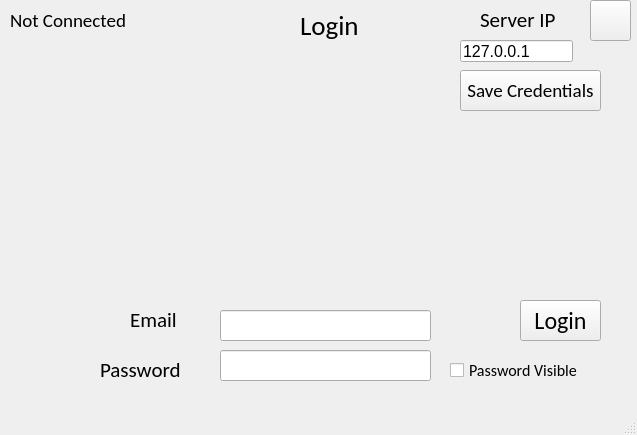
<?xml version="1.0" encoding="UTF-8"?>
<ui version="4.0">
 <class>MainWindow</class>
 <widget class="QMainWindow" name="MainWindow">
  <property name="geometry">
   <rect>
    <x>0</x>
    <y>0</y>
    <width>637</width>
    <height>435</height>
   </rect>
  </property>
  <property name="windowTitle">
   <string>DroidRepair</string>
  </property>
  <property name="windowIcon">
   <iconset resource="resources.qrc">
    <normaloff>:/icons/Resources/droid_repair.ico</normaloff>:/icons/Resources/droid_repair.ico</iconset>
  </property>
  <property name="autoFillBackground">
   <bool>true</bool>
  </property>
  <widget class="QWidget" name="centralwidget">
   <widget class="QLineEdit" name="emailLineEdit">
    <property name="geometry">
     <rect>
      <x>220</x>
      <y>310</y>
      <width>211</width>
      <height>31</height>
     </rect>
    </property>
    <property name="font">
     <font>
      <pointsize>14</pointsize>
     </font>
    </property>
    <property name="text">
     <string/>
    </property>
   </widget>
   <widget class="QLineEdit" name="passwordLineEdit">
    <property name="geometry">
     <rect>
      <x>220</x>
      <y>350</y>
      <width>211</width>
      <height>31</height>
     </rect>
    </property>
    <property name="font">
     <font>
      <pointsize>14</pointsize>
     </font>
    </property>
    <property name="text">
     <string/>
    </property>
   </widget>
   <widget class="QLabel" name="passwordLabel">
    <property name="geometry">
     <rect>
      <x>100</x>
      <y>360</y>
      <width>91</width>
      <height>20</height>
     </rect>
    </property>
    <property name="font">
     <font>
      <family>Calibri</family>
      <pointsize>16</pointsize>
     </font>
    </property>
    <property name="text">
     <string>Password</string>
    </property>
   </widget>
   <widget class="QLabel" name="emailLabel">
    <property name="geometry">
     <rect>
      <x>130</x>
      <y>310</y>
      <width>51</width>
      <height>20</height>
     </rect>
    </property>
    <property name="font">
     <font>
      <family>Calibri</family>
      <pointsize>16</pointsize>
     </font>
    </property>
    <property name="text">
     <string>Email</string>
    </property>
   </widget>
   <widget class="QLabel" name="loginLabel">
    <property name="geometry">
     <rect>
      <x>300</x>
      <y>10</y>
      <width>61</width>
      <height>31</height>
     </rect>
    </property>
    <property name="font">
     <font>
      <family>Calibri</family>
      <pointsize>20</pointsize>
     </font>
    </property>
    <property name="text">
     <string>Login</string>
    </property>
   </widget>
   <widget class="QLineEdit" name="ipLineEdit">
    <property name="geometry">
     <rect>
      <x>460</x>
      <y>40</y>
      <width>113</width>
      <height>22</height>
     </rect>
    </property>
    <property name="font">
     <font>
      <pointsize>12</pointsize>
     </font>
    </property>
    <property name="text">
     <string>127.0.0.1</string>
    </property>
   </widget>
   <widget class="QLabel" name="ipLabel">
    <property name="geometry">
     <rect>
      <x>480</x>
      <y>10</y>
      <width>91</width>
      <height>20</height>
     </rect>
    </property>
    <property name="font">
     <font>
      <family>Calibri</family>
      <pointsize>16</pointsize>
     </font>
    </property>
    <property name="text">
     <string>Server IP</string>
    </property>
   </widget>
   <widget class="QLabel" name="label_image">
    <property name="geometry">
     <rect>
      <x>230</x>
      <y>110</y>
      <width>191</width>
      <height>181</height>
     </rect>
    </property>
    <property name="text">
     <string/>
    </property>
    <property name="textFormat">
     <enum>Qt::RichText</enum>
    </property>
    <property name="pixmap">
     <pixmap resource="resources.qrc">:/imgs/Resources/droid_repair.png</pixmap>
    </property>
    <property name="scaledContents">
     <bool>true</bool>
    </property>
   </widget>
   <widget class="QPushButton" name="loginButton">
    <property name="geometry">
     <rect>
      <x>520</x>
      <y>300</y>
      <width>81</width>
      <height>41</height>
     </rect>
    </property>
    <property name="font">
     <font>
      <family>Calibri</family>
      <pointsize>18</pointsize>
     </font>
    </property>
    <property name="text">
     <string>Login</string>
    </property>
    <property name="flat">
     <bool>false</bool>
    </property>
   </widget>
   <widget class="QCheckBox" name="passwordcheckBox">
    <property name="geometry">
     <rect>
      <x>450</x>
      <y>360</y>
      <width>141</width>
      <height>20</height>
     </rect>
    </property>
    <property name="font">
     <font>
      <family>Calibri</family>
      <pointsize>12</pointsize>
     </font>
    </property>
    <property name="text">
     <string>Password Visible</string>
    </property>
   </widget>
   <widget class="QPushButton" name="pushButton">
    <property name="geometry">
     <rect>
      <x>590</x>
      <y>0</y>
      <width>41</width>
      <height>41</height>
     </rect>
    </property>
    <property name="text">
     <string/>
    </property>
    <property name="icon">
     <iconset resource="resources.qrc">
      <normaloff>:/icons/Resources/cog_icon.ico</normaloff>:/icons/Resources/cog_icon.ico</iconset>
    </property>
    <property name="iconSize">
     <size>
      <width>32</width>
      <height>32</height>
     </size>
    </property>
   </widget>
   <widget class="QLabel" name="labelConnectionStatus">
    <property name="geometry">
     <rect>
      <x>10</x>
      <y>10</y>
      <width>121</width>
      <height>21</height>
     </rect>
    </property>
    <property name="font">
     <font>
      <family>Calibri</family>
      <pointsize>14</pointsize>
     </font>
    </property>
    <property name="text">
     <string>Not Connected</string>
    </property>
   </widget>
   <widget class="QLabel" name="labelLed">
    <property name="geometry">
     <rect>
      <x>50</x>
      <y>40</y>
      <width>31</width>
      <height>31</height>
     </rect>
    </property>
    <property name="text">
     <string/>
    </property>
    <property name="pixmap">
     <pixmap resource="resources.qrc">:/imgs/Resources/red_led.jpg</pixmap>
    </property>
    <property name="scaledContents">
     <bool>true</bool>
    </property>
   </widget>
   <widget class="QPushButton" name="saveCredentialsButton">
    <property name="geometry">
     <rect>
      <x>460</x>
      <y>70</y>
      <width>141</width>
      <height>41</height>
     </rect>
    </property>
    <property name="font">
     <font>
      <family>Calibri</family>
      <pointsize>14</pointsize>
     </font>
    </property>
    <property name="text">
     <string>Save Credentials</string>
    </property>
    <property name="flat">
     <bool>false</bool>
    </property>
   </widget>
  </widget>
  <widget class="QMenuBar" name="menubar">
   <property name="geometry">
    <rect>
     <x>0</x>
     <y>0</y>
     <width>637</width>
     <height>22</height>
    </rect>
   </property>
  </widget>
  <widget class="QStatusBar" name="statusbar"/>
 </widget>
 <resources>
  <include location="resources.qrc"/>
 </resources>
 <connections/>
</ui>
